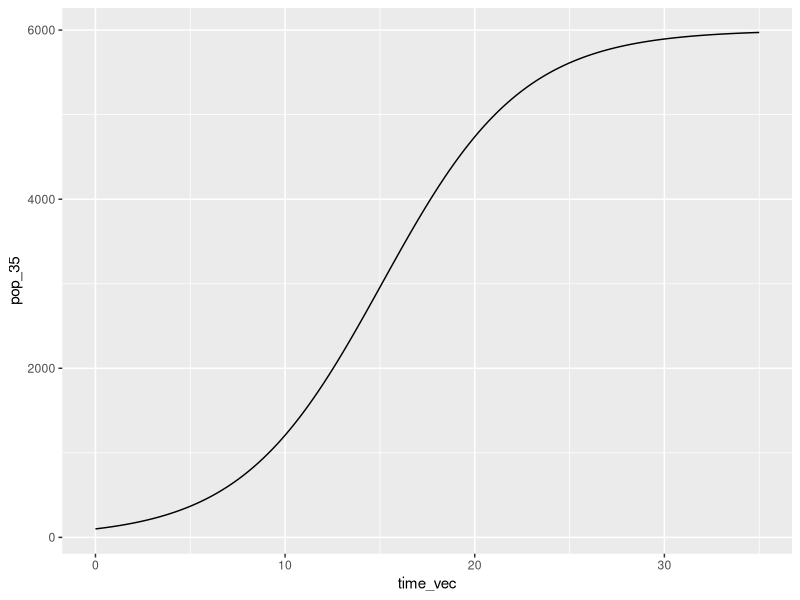
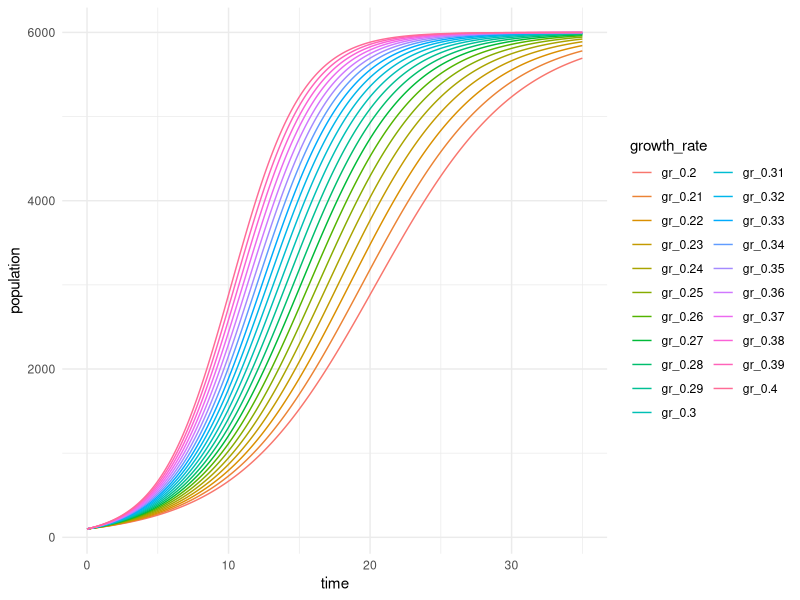

Generate these figures, in order, with R:
# adds up the number of birds and dogs

#defined function 
birddog_sum <- function(bird,dog){ #order defined here is the order you call when inputting values
  pets = bird + dog
  return(pets) #return allows us to use the value
}

#use the function!
total_pets <- birddog_sum(bird = 2, dog = 5) #specifiying our argument: better syntax
total_pets <- birddog_sum(2, 5) #same as above

#create a function to double values
double_it <-function(x){
  print(2*x)
}

double_it(9875889)

#splits for quarter miles
quarter_splits <- c(1.0, 1.1, 1.2, 1.1, 1.4, 1.5, 1.6, 1.4)

#adding two consecutive quarter mile splits 
#instead of seq_along can also use 1:length()
for (i in seq_along(quarter_splits)){
    sum_splits <- quarter_splits[i] + quarter_splits [i+1]
    print(sum_splits)
}


#write a function with conditionals 
#example of converting animals' ages

animal_age <- function(animal, age){
if (animal == "dog"){
  print(age * 7)
}else if(animal == "goat"){
  print(age * 4.7)
}
}

#try using for an 8 year old dog
animal_age(animal = "dog", age = 8)

#try using for a cow
animal_age(animal = "cow", age = 8)

# write an updated version of the animal age function with error messages
#%in% operator checks if variable is in the vector
#!variable means not that variable
animal_age_stop <- function(animal, age){
  
  if(!animal %in% c("dog", "goat")){
    stop("Oops! Animal must be a dog or goat.")
  }
  
  if(is.numeric(age) == FALSE){
    stop("The age must be a number.")
  }
 
  if (age <= 0 | age > 50){
    warning("Are you sure about your animal's age?")
  }
  if (animal == "dog"){
    print(age * 7)
  }else if(animal == "goat"){
    print(age * 4.7)
  }
}

animal_age_stop("dog", 100) 

# Functions meet for loops!

#all the dataframes in the function are called df --> argument df
df_means <- function(df){
    for (i in 1:ncol(df)){
      if(is.numeric(df[[i]])){ #if its numeric run the following
    column_name <- colnames(df[i])
    col_mean <- mean(df[[i]], na.rm = TRUE) #double [[]] pulls out all the values in as numeric
    print(paste("The mean value of", column_name, "is", round(col_mean, 2)))
    }}}


df_means(df = palmerpenguins::penguins)

#Logistic growth example
logistic_growth <- function(N0, K, r, time){
  Nt <- K/(1 +((K - N0)/N0) * exp(-r * time))
  print(Nt)
}
 # check for one set of values
logistic_growth(N0 = 100, K = 6000, r = 0.27, time = 40)

# working on an example just dealing with time
time_vec <- seq(from = 0, to = 35, by = 0.1)

#apply the logistic growth function to that vector
pop_35 <- logistic_growth(N0 = 100, K = 6000, r = 0.27, time = time_vec)

#combining time steps and population size into a dataframe
pop_time_35 <- data.frame (time_vec, pop_35)

library(tidyverse)
#plot it!
ggplot(data = pop_time_35, aes(x = time_vec, y = pop_35)) + 
  geom_line(size = 0.5)

# alternatively, with an internal for loop

#pre-allocate storage for output vector
pop_35_vec <- vector(mode = "numeric", length = length(time_vec))

for(i in seq_along(time_vec)){
population <- logistic_growth(N0 = 100, K = 6000, r = 0.27, time = time_vec[i])
pop_35_vec[i] <- population
}

#now, building to estimating across growth rates
#creating a series of growth rates 
r_seq <- seq(from = 0.2, to = 0.4, by = 0.01)

#creating a matrix to store output values
out_matrix <- matrix(nrow = length(time_vec), ncol = length(r_seq))
for (j in seq_along(r_seq)) {
for(i in seq_along(time_vec)){
  population <- logistic_growth(N0 = 100, K = 6000, r = r_seq[j], time = time_vec[i])
 out_matrix[i, j] <- population
}
}

#data wrangling to plot

# adding time as a variable
out_df <- data.frame(out_matrix, time = time_vec)

#update column names for growth rates
colnames(out_df) <- c(paste0("gr_", r_seq), "time")

#pivot longer to make it tidy
#took column names and put them in a single column
out_df_long <- out_df |> 
  pivot_longer(cols = -time, 
               names_to = "growth_rate",
               values_to = "population")

# plot it!
ggplot(data = out_df_long, aes(x = time, y = population)) +
  geom_line(aes(color = growth_rate))+
  theme_minimal()
